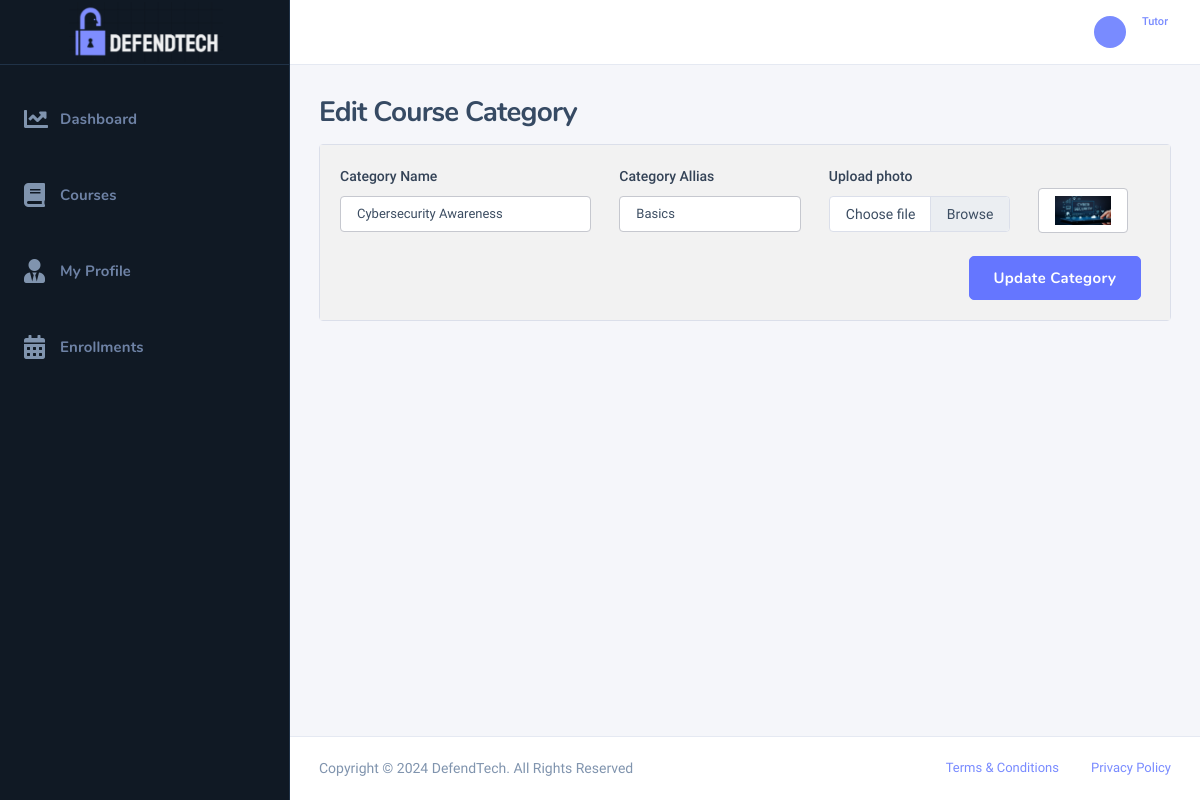
Screenshot of /admin/edit-course-category.php?cc_id=1 (signed in) with the database file from the repository.
### tables this page shows
CREATE TABLE `course_category` (
  `cc_id` bigint(20) NOT NULL,
  `cc_name` varchar(50) NOT NULL,
  `cc_allias` varchar(20) NOT NULL,
  `cc_image` longblob NOT NULL,
  `cc_status` tinyint(4) NOT NULL,
  `created_at` timestamp NOT NULL DEFAULT current_timestamp(),
  `updated_at` timestamp NOT NULL DEFAULT current_timestamp()
);

### admin/edit-course-category.php (the view, shortened to what this page needs)
<?php
include 'config/connection.php';
if (isset($_GET['cc_id'])) {
    $id = $_GET['cc_id'];
    $editCourseCategorySql = "SELECT * FROM `course_category` WHERE cc_id = '$id'";
    $editCourseCategoryResult = $conn->query($editCourseCategorySql);
    if ($editCourseCategoryResult->num_rows > 0) {
        $rowEditCategory = $editCourseCategoryResult->fetch_assoc();
    } else {
        echo "<h3>No Data Found!</h3>";
        die;
    }
}
?>
<!DOCTYPE html>
<html>
<?php
include 'include/header-links.php';
?>
<body class="nk-body bg-lighter npc-general has-sidebar ">
    <div class="nk-app-root">
        <div class="nk-main ">
            <?php
            include 'include/sidebar.php';
            ?>
            <div class="nk-wrap ">
                <?php
                include 'include/header.php';
                ?>
                <div class="nk-content ">
                    <div class="container-fluid">
                        <div class="nk-content-inner">
                            <div class="nk-content-body">
                                <div class="components-preview wide-lg mx-auto">
                                    <div class="nk-block-head nk-block-head-sm">
                                        <div class="nk-block-between">
                                            <div class="nk-block-head-content">
                                                <h3 class="nk-block-title page-title">Edit Course Category</h3>
                                            </div>
                                        </div>
                                    </div>
                                    <div class="nk-block nk-block-lg">
                                        <div class="card card-bordered card-preview">
                                            <div class="card-inner bg-grey">
                                                <form method="post" enctype="multipart/form-data">
                                                    <div class="row g-gs">
                                                        <div class="col-md-4">
                                                            <div class="form-group">
                                                                <label class="form-label" for="categoryName">Category Name</label>
                                                                <div class="form-control-wrap">
                                                                    <input type="text" class="form-control" id="categoryName" name="cc_name" value="<?php echo isset($rowEditCategory['cc_name']) ? $rowEditCategory['cc_name'] : '' ?>" placeholder="Cybersecurity Basics" required>
                                                                </div>
                                                            </div>
                                                        </div>
                                                        <div class="col-md-3">
                                                            <div class="form-group">
                                                                <label class="form-label" for="categoryAllias">Category Allias</label>
                                                                <div class="form-control-wrap">
                                                                    <input type="text" class="form-control" id="categoryAllias" name="cc_allias" value="<?php echo isset($rowEditCategory['cc_allias']) ? $rowEditCategory['cc_allias'] : '' ?>" placeholder="Basics" required>
                                                                </div>
                                                            </div>
                                                        </div>
                                                        <div class="col-md-3">
                                                            <div class="form-group">
                                                                <label class="form-label" for="noofseats">Upload photo</label>
                                                                <div class="form-control-wrap">
                                                                    <div class="form-file">
                                                                        <label class="form-file-label" for="customFile">Choose file</label>
                                                                    </div>
                                                                </div>
                                                            </div>
                                                        </div>
                                                        <div class="col-md-2">
                                                            <div class="form-group">
                                                                <div class="form-control-wrap">
                                                                    <img class="form-control w-80" src="../assets/images/img-loading.png"
                                                                        data-src="assets/images/category/<?php echo $rowEditCategory['cc_image']; ?>" alt="Category image"
                                                                        onerror="this.src='../assets/images/img-loading.png'"  />
                                                                </div>
                                                            </div>
                                                        </div>
                                                    </div>
                                                    <div class="row g-gs">
                                                        <div class="col-md-9"></div>
                                                        <div class="col-md-3">
                                                            <div class="form-group">
                                                                <div class="form-control-wrap">
                                                                    <button type="submit" class="btn btn-lg btn-primary" name="updateCategory">Update Category</button>
                                                                </div>
                                                            </div>
                                                        </div>
                                                    </div>
                                                </form>
                                            </div>
                                        </div>
                                    </div>
                                </div>
                            </div>
                        </div>
                    </div>
                </div>
                <?php
                include 'include/dashboard-footer.php';
                ?>
            </div>
        </div>
    </div>
</body>
</html>

### admin/assets/css/common-class.css (style rules this page uses)
.bg-grey { background-color: #f2f2f2; }

### rows the page displays
course_category: cc_name "Cybersecurity Awareness", cc_allias "Basics", cc_image (picture)

### other values shown
$_SESSION['designation'] "Tutor"
